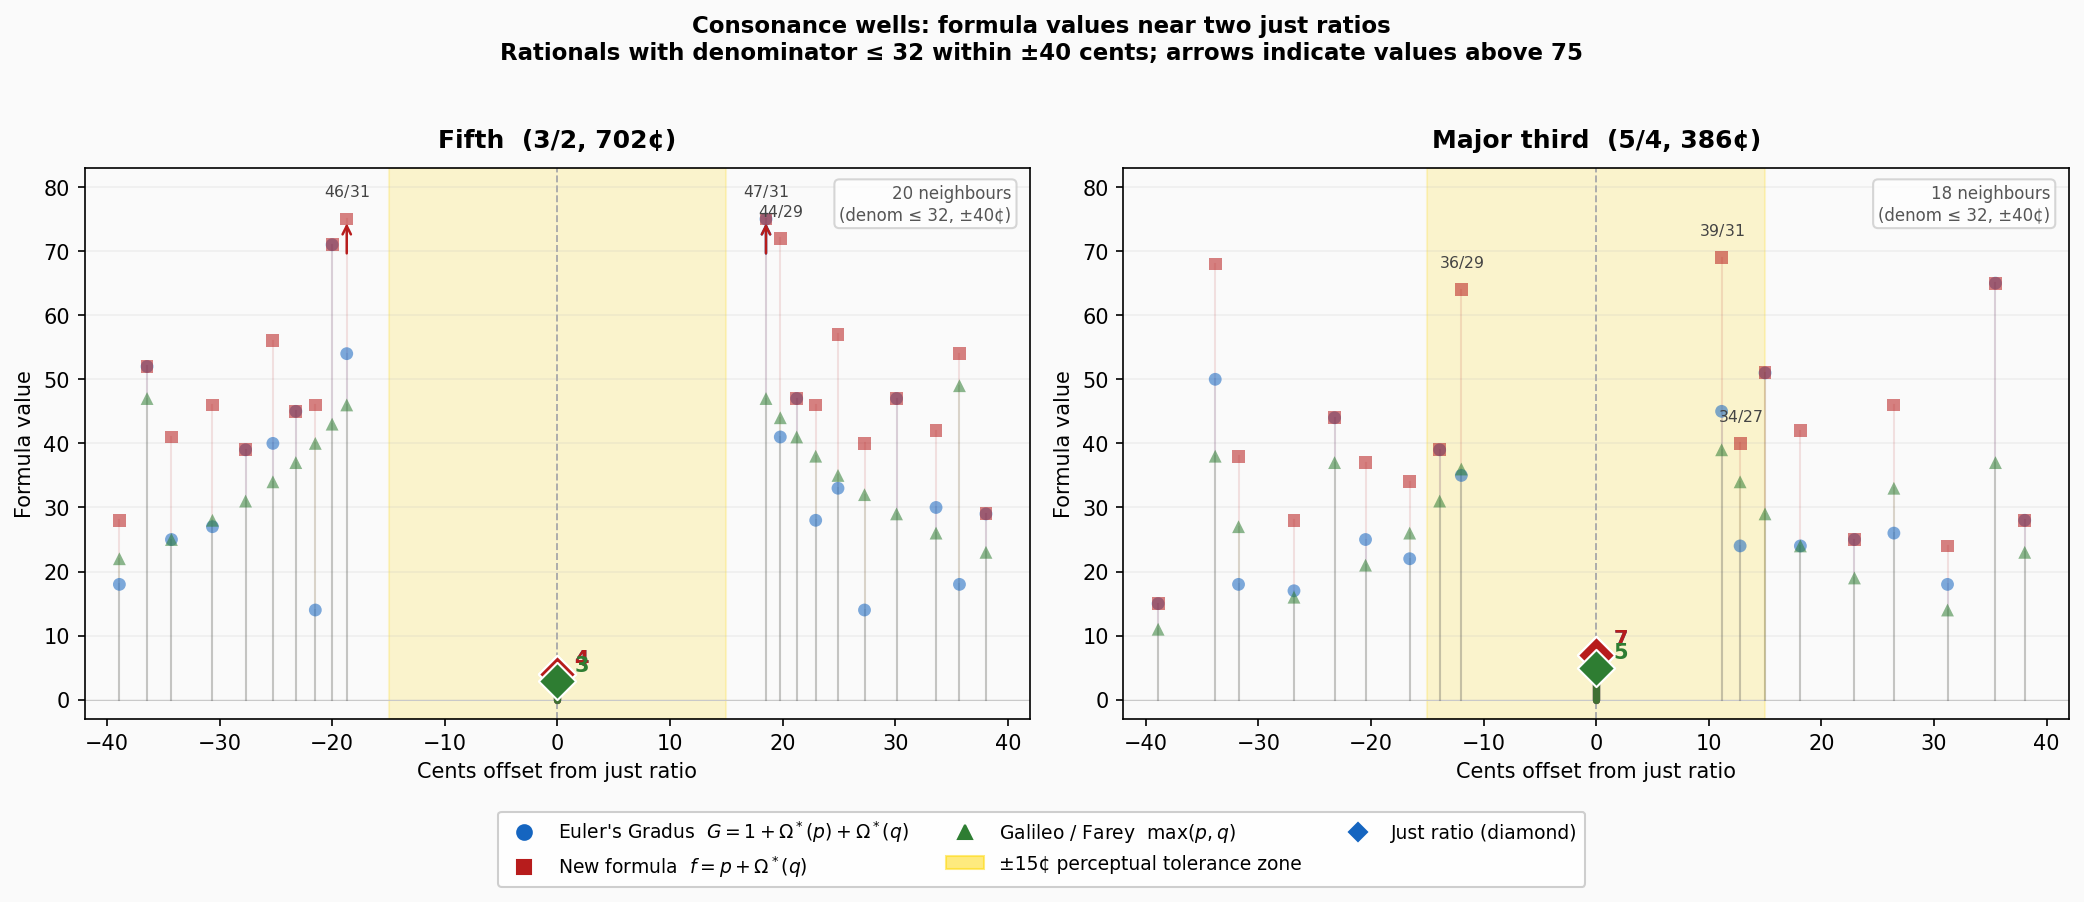

Recreate this plot in Python.
"""
Consonance wells: how G, f, and max behave near a just interval.

Scatter plot of formula values vs cents offset for all rationals p/q
with denominator <= 32 within ±40 cents of the just ratio.
Shows the deep trough at the just ratio and the steep walls on either
side, with f rising most sharply.
"""

from math import gcd, log2
from sympy import factorint
import numpy as np
import matplotlib.pyplot as plt
import matplotlib.patches as mpatches
import matplotlib.lines as mlines

# ── Core functions ────────────────────────────────────────────────────────────

def omega_star(n):
    if n <= 1: return 0
    return sum(e * (p - 1) for p, e in factorint(n).items())

def gradus(p, q):
    g = gcd(p, q); p, q = p // g, q // g
    return 1 + omega_star(p) + omega_star(q)

def f(p, q):
    g = gcd(p, q); p, q = p // g, q // g
    return p + omega_star(q)

def maxpq(p, q):
    g = gcd(p, q); p, q = p // g, q // g
    return max(p, q)

def neighbours(p0, q0, max_denom=32, window=40):
    seen = set()
    result = []
    ratio0 = p0 / q0
    lo = ratio0 * 2 ** (-window / 1200)
    hi = ratio0 * 2 ** ( window / 1200)
    for q in range(1, max_denom + 1):
        for p in range(max(1, int(lo * q)), int(hi * q) + 2):
            if p <= 0:
                continue
            if abs(1200 * log2((p / q) / ratio0)) > window:
                continue
            g = gcd(p, q)
            pr, qr = p // g, q // g
            if (pr, qr) in seen:
                continue
            seen.add((pr, qr))
            c = 1200 * log2((pr / qr) / ratio0)
            result.append((c, pr, qr,
                           gradus(pr, qr),
                           f(pr, qr),
                           maxpq(pr, qr)))
    result.sort(key=lambda x: x[0])
    return result

# ── Figure ────────────────────────────────────────────────────────────────────

SHOWCASES = [
    (3, 2, "Fifth  (3/2, 702¢)"),
    (5, 4, "Major third  (5/4, 386¢)"),
]

FORMULAS = [
    ('G',   'G(p/q)',         '#1565C0', 'o'),
    ('f',   'f(p/q)',         '#B71C1C', 's'),
    ('max', 'max(p,q)',       '#2E7D32', '^'),
]
IDX = {'G': 3, 'f': 4, 'max': 5}

CLIP   = 75
WINDOW = 40
MDENOM = 32

fig, axes = plt.subplots(1, 2, figsize=(14, 6))
fig.patch.set_facecolor('#fafafa')

for ax, (p0, q0, title) in zip(axes, SHOWCASES):
    pts = neighbours(p0, q0, max_denom=MDENOM, window=WINDOW)
    just_pt  = [(c,pr,qr,G,fv,m) for c,pr,qr,G,fv,m in pts
                if pr == p0 and qr == q0]
    other_pts = [(c,pr,qr,G,fv,m) for c,pr,qr,G,fv,m in pts
                 if not (pr == p0 and qr == q0)]

    ax.set_facecolor('#fafafa')
    ax.axvspan(-15, 15, color='gold', alpha=0.18, zorder=0)
    ax.axvline(0, color='#aaa', lw=0.9, ls='--', zorder=1)
    ax.axhline(0, color='#ccc', lw=0.5, zorder=1)

    # ── Neighbouring rationals ────────────────────────────────────────────────
    for key, label, col, marker in FORMULAS:
        idx = IDX[key]
        xs = [r[0] for r in other_pts]
        ys = [min(r[idx], CLIP) for r in other_pts]
        clipped = [r[idx] > CLIP for r in other_pts]

        ax.scatter(xs, ys, color=col, marker=marker,
                   s=38, alpha=0.55, zorder=3,
                   edgecolors='none')
        # Mark clipped points with an upward arrow
        for x, y, clip in zip(xs, ys, clipped):
            if clip:
                ax.annotate('', xy=(x, CLIP), xytext=(x, CLIP - 6),
                            arrowprops=dict(arrowstyle='->', color=col,
                                            lw=1.2))

        # Draw faint vertical lines from 0 to each neighbour value
        for x, y in zip(xs, ys):
            ax.plot([x, x], [0, y], color=col,
                    alpha=0.12, lw=1.0, zorder=2)

    # ── Just ratio — prominent markers ───────────────────────────────────────
    if just_pt:
        c0, pr0, qr0, G0, f0, m0 = just_pt[0]
        vals = [('G', G0, '#1565C0'), ('f', f0, '#B71C1C'), ('max', m0, '#2E7D32')]
        # Horizontal guide lines from just ratio to y-axis
        for key, val, col in vals:
            ax.plot([c0, c0], [0, val], color=col,
                    lw=3.5, alpha=0.85, zorder=5, solid_capstyle='round')
            ax.scatter([c0], [val], color=col,
                       s=160, marker='D', zorder=7, edgecolors='white', lw=1)
            ax.text(c0 + 1.5, val + 0.8, str(val),
                    fontsize=10, fontweight='bold',
                    color=col, va='bottom', zorder=8)

    # ── Axis labels ───────────────────────────────────────────────────────────
    ax.set_xlim(-WINDOW - 2, WINDOW + 2)
    ax.set_ylim(-3, CLIP + 8)
    ax.set_xlabel("Cents offset from just ratio", fontsize=10)
    ax.set_ylabel("Formula value", fontsize=10)
    ax.set_title(title, fontsize=12, fontweight='bold', pad=10)
    ax.set_xticks(range(-WINDOW, WINDOW + 1, 10))
    ax.grid(True, axis='y', alpha=0.18, color='#bbb')

    # ── Annotate nearest rivals ───────────────────────────────────────────────
    if other_pts:
        nearest = sorted(other_pts, key=lambda r: abs(r[0]))[:3]
        for c, pr, qr, G, fv, m in nearest:
            best_y = max(G, fv, m)
            ax.text(c, min(best_y, CLIP) + 3,
                    f"${pr}/{qr}$",
                    ha='center', fontsize=7.5, color='#444',
                    va='bottom')

    # Info box
    ax.text(0.98, 0.97,
            f"{len(other_pts)} neighbours\n(denom ≤ {MDENOM}, ±{WINDOW}¢)",
            transform=ax.transAxes, ha='right', va='top',
            fontsize=8, color='#555',
            bbox=dict(boxstyle='round,pad=0.3', fc='white',
                      ec='#ccc', alpha=0.8))

# ── Legend ────────────────────────────────────────────────────────────────────
handles = [
    mlines.Line2D([0],[0], color='#1565C0', marker='o', ms=7, ls='none',
                  label=r"Euler's Gradus  $G = 1+\Omega^*(p)+\Omega^*(q)$"),
    mlines.Line2D([0],[0], color='#B71C1C', marker='s', ms=7, ls='none',
                  label=r"New formula  $f = p+\Omega^*(q)$"),
    mlines.Line2D([0],[0], color='#2E7D32', marker='^', ms=7, ls='none',
                  label=r"Galileo / Farey  $\max(p,q)$"),
    mpatches.Patch(color='gold', alpha=0.5,
                   label='±15¢ perceptual tolerance zone'),
    mlines.Line2D([0],[0], color='#1565C0', marker='D', ms=8, ls='none',
                  markeredgecolor='white', markeredgewidth=1,
                  label='Just ratio (diamond)'),
]
fig.legend(handles=handles, loc='lower center', ncol=3,
           fontsize=9, framealpha=0.95, edgecolor='#ccc',
           bbox_to_anchor=(0.5, 0.0))

fig.suptitle(
    "Consonance wells: formula values near two just ratios\n"
    f"Rationals with denominator ≤ {MDENOM} within ±{WINDOW} cents; "
    "arrows indicate values above 75",
    fontsize=11, fontweight='bold'
)
plt.tight_layout(rect=[0, 0.10, 1, 0.96])
plt.savefig("well_plot.png", dpi=150, bbox_inches='tight')
plt.close()
print("Saved well_plot.png")

# ── Sensitivity table ─────────────────────────────────────────────────────────
print()
print("=" * 68)
print("Sensitivity: just ratio vs three nearest rivals")
print("=" * 68)
for p0, q0, title in SHOWCASES:
    pts = neighbours(p0, q0, max_denom=MDENOM, window=WINDOW)
    just_pt  = [(c,pr,qr,G,fv,m) for c,pr,qr,G,fv,m in pts
                if pr==p0 and qr==q0][0]
    rivals   = sorted([(c,pr,qr,G,fv,m) for c,pr,qr,G,fv,m in pts
                       if not (pr==p0 and qr==q0)],
                      key=lambda r: abs(r[0]))
    print(f"\n{title}")
    print(f"  Just {p0}/{q0}:  G={just_pt[3]},  f={just_pt[4]},  max={just_pt[5]}")
    print(f"  {'Rival':<10}  {'Offset':>8}  {'G':>5}  {'f':>5}  {'max':>5}")
    for c,pr,qr,G,fv,m in rivals[:5]:
        print(f"  {pr}/{qr:<8}  {c:>+7.1f}¢  {G:>5}  {fv:>5}  {m:>5}")
